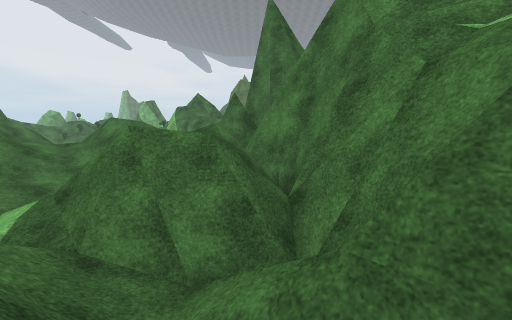
view 1 (above)

17 first-person views from a walk through a scene from a Unity 3-D project. The camera is 1.5 m above the floor, tilts 6° down and sees 90° across. The floor is counted in squares, 2 m on a side. Each view is taken from the middle of a square. On the plan, view 1 faces up. The plan holds only what a view shows up to about 9 squares ahead; the rest is blank. The place goes on beyond the plan. Some trees and plants on the terrain are drawn as simple stand-ins. Some animated figures are left out. Some surface patterns are stand-ins.

view 2
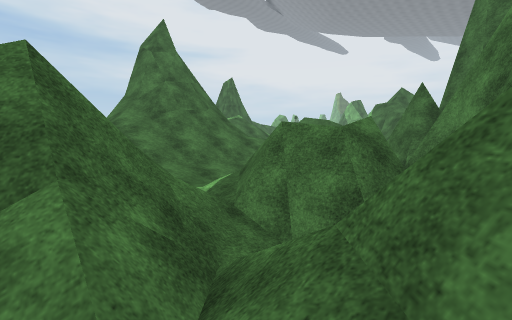

view 3
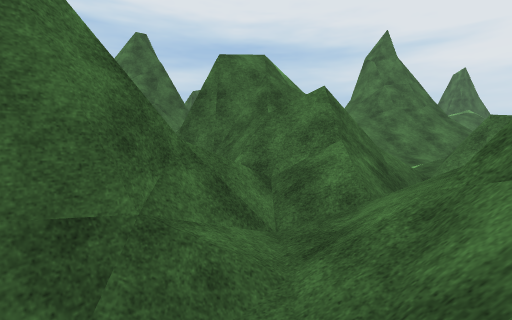

view 4
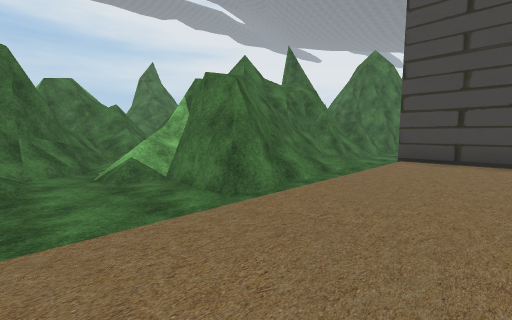

view 5
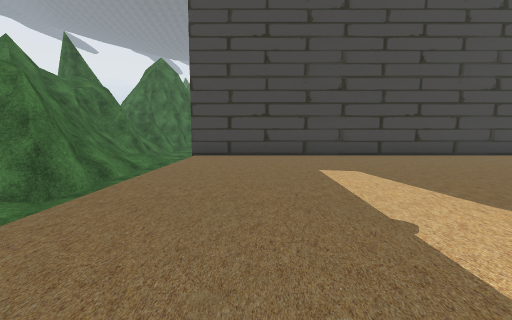

view 6
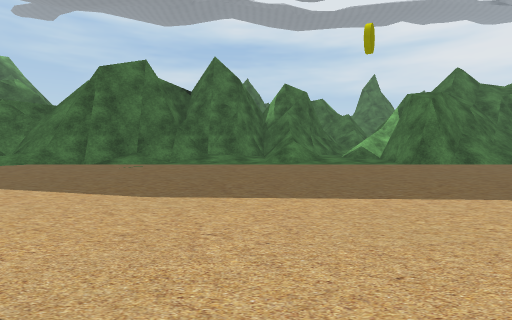

view 7
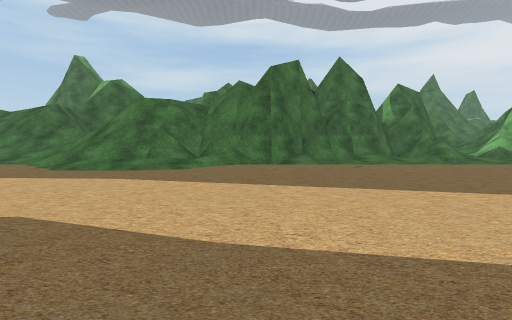

view 8
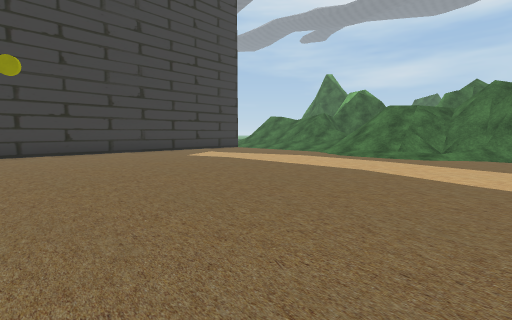

view 9
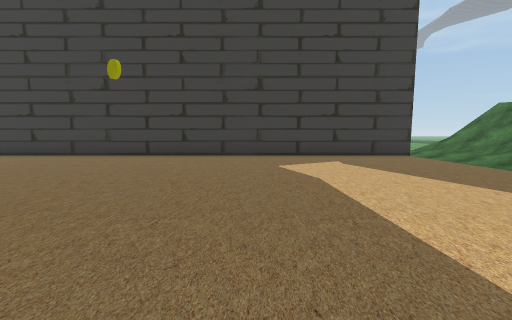

view 10
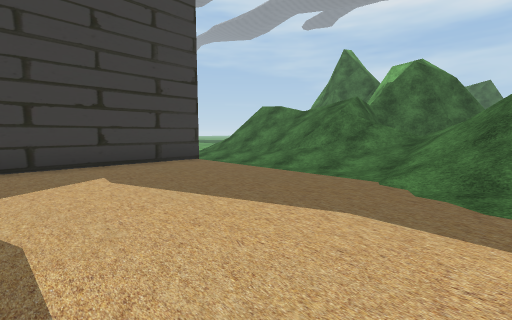

view 11
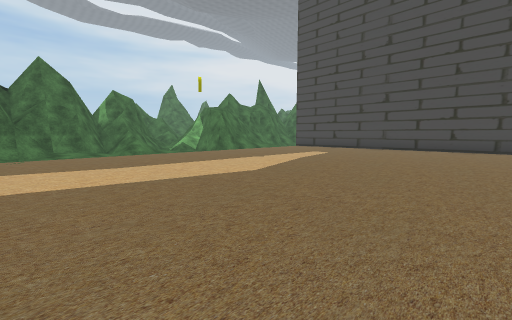

view 12
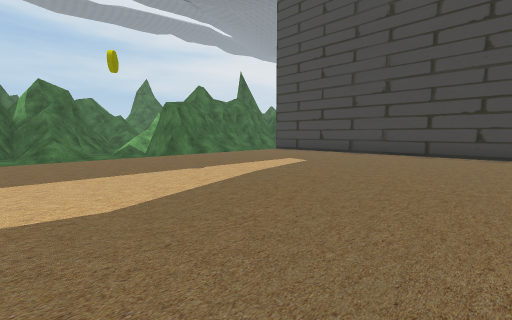

view 13
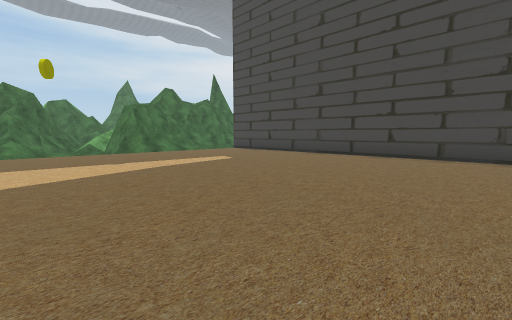

view 14
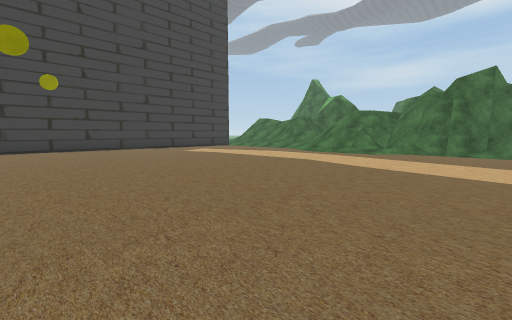

view 15
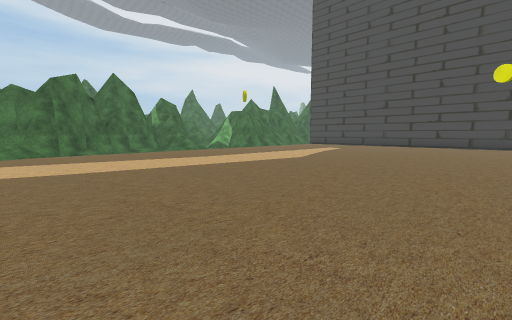

view 16
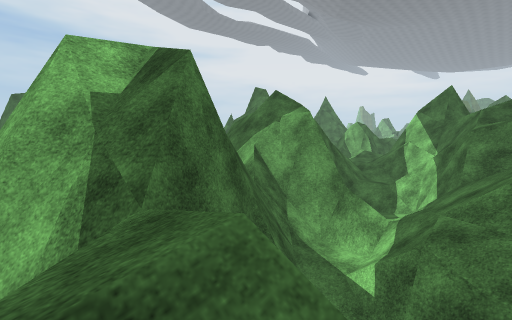

view 17
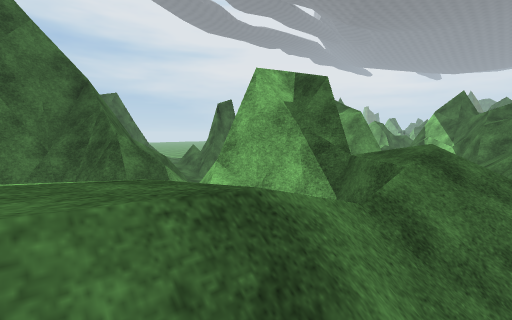

### Floor plan
Key: @ floor where view 1 was taken; # wall or solid block; . main floor; : floor 0.25 m higher than the main floor; - floor 0.25 m lower than the main floor; + floor 1 m higher than the main floor; * floor 3.5 m higher than the main floor; / step, stairs or slope; = window, fence, low wall or low ledge; v drop or lower ground.
Columns run from 9 left of view 1 to 17 right of it. Each row starts with its distance up from view 1.
  8     =    ##
  7    //   ##
  6    ///  /#    /-
  5  ##///  ###  ##-###########
  4  ##///  =v# ##=-...........
  3 ##/////=v## #=/:...........
  2   //////==# ###/...........
  1        ##=#####/...........
  0      ####@//####...........
 -1       ##=#/.//--...........
 -2       ##=###----...........
 -3            ##/--...........
 -4            ##//-...........
 -5            ##/--...........
 -6            ###--...........
 -7            ###--...........
 -8           #####-...........
 -9          /+####/...........
-10          #/#####...........
-11            =####/..........
-12            #///#/..........
-13         #### /*//..........
-14         ##=# =///..........
-15          ###vv///..........
-16           ##.=//...........
-17      =#   ##vv#/...........
-18       ######v///...........
-19      #### = v///...........
-20       ###  /*//............
-21        #   /*///###########

Where each view was taken, in squares from view 1:
view 1: 0 up, 0 right, facing up
view 2: 0 up, 1 right, facing up-left
view 3: 1 down, 3 right, facing left
view 4: 3 down, 9 right, facing up-left
view 5: 4 down, 9 right, facing up
view 6: 5 down, 13 right, facing left
view 7: 10 down, 13 right, facing left
view 8: 10 down, 16 right, facing down-left
view 9: 12 down, 12 right, facing down
view 10: 14 down, 11 right, facing down-left
view 11: 8 down, 16 right, facing up-left
view 12: 5 down, 15 right, facing up-left
view 13: 4 down, 17 right, facing up-left
view 14: 8 down, 17 right, facing down-left
view 15: 11 down, 17 right, facing up-left
view 16: 18 down, 4 right, facing up-left
view 17: 21 down, 4 right, facing up-left
